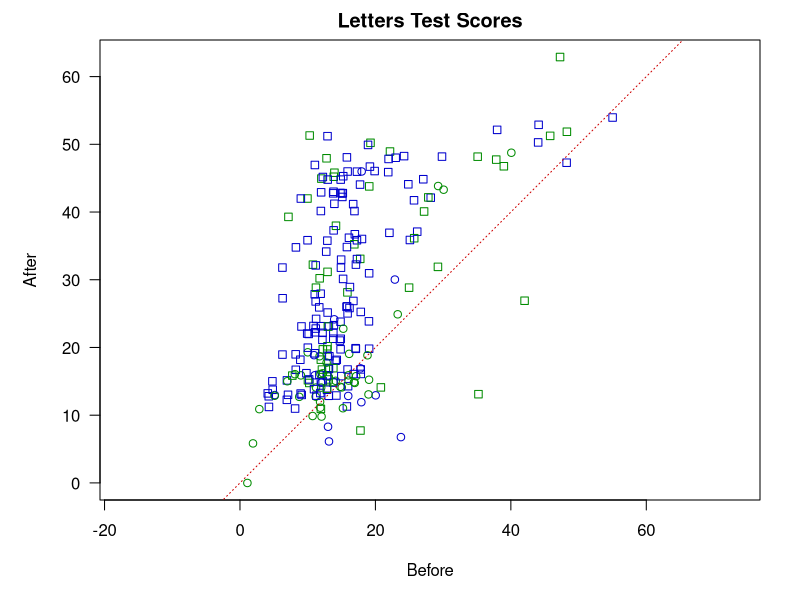
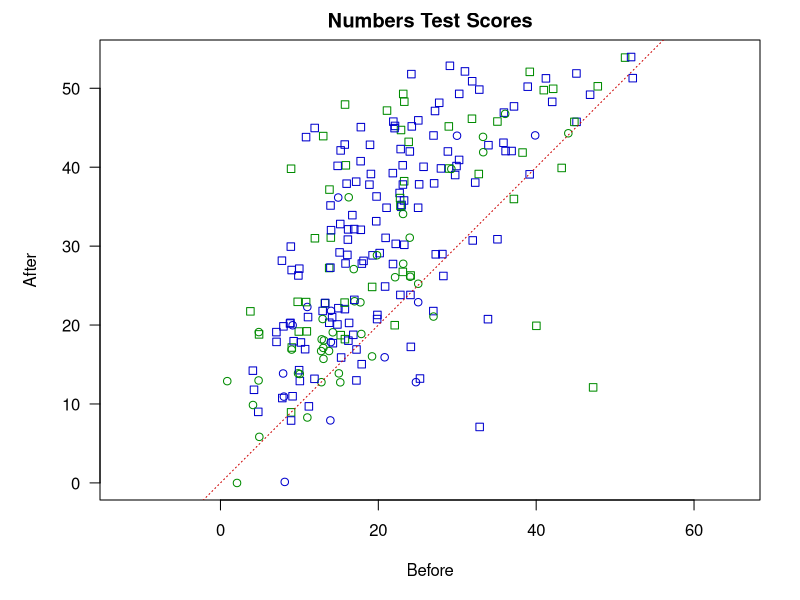

The R source for these figures, in order:
#   SGIA40F15 23/24 
#       Seminar 05
#           Instrumental Variables           
#               Sesame Street Example
#   2024-03-10
#   Juraj Medzihorsky

library(AER) #ivreg command

rm(list=ls())

#   Background: A Sesame Street experiment
#   A randomized experiment, in which some kids were
#   encouraged to watch the educational-entertainment show
#   Sesame Street, and were tested before and after on their
#   letters and numbers skills and knowledge
#   There's several papers, this one is the most relevant
#   for today 
#   https://files.eric.ed.gov/fulltext/ED122800.pdf
#   it's from 1971

sesame <- read.csv('Sesame.csv')

sesame |> dim()

sesame |> head()
#   age     ... in months
#   sex     ... M/F
#   prelet  ... letters test before
#   prenumb ... numbers test before
#   postlet ... letters test after
#   postnumb... numbers test after 
#   encour  ... randomized encouragement
#   regular ... did they watch it regularly

#   what do the outcomes look like?

#   letters test (with a tiny bit of random jitter)
par(mar=c(5,5,2,2), las=1)
set.seed(123)
with(sesame,
     plot(prelet+runif(240, -1,1)*0.3,
          postlet+runif(240, -1,1)*0.3,
          col=ifelse(encour%in%1, 'blue3', 'green4'),
          pch=ifelse(regular%in%1, 0, 1),
          asp=1, main='Letters Test Scores',
          xlab='Before', ylab='After'))
abline(a=0, b=1, col='red3', lty=3, lwd=1)

#   numbers test (with a tiny bit of random jitter)
par(mar=c(5,5,2,2), las=1)
set.seed(123)
with(sesame,
     plot(prenumb+runif(240, -1,1)*0.3,
          postnumb+runif(240, -1,1)*0.3,
          col=ifelse(encour%in%1, 'blue3', 'green4'),
          pch=ifelse(regular%in%1, 0, 1),
          asp=1, main='Numbers Test Scores',
          xlab='Before', ylab='After'))
abline(a=0, b=1, col='red3', lty=3, lwd=1)



#   If we care about the effect of encouragement, as that is
#   what is on the table policy-wise, we can simply use a 
#   diff-in-diff.
#       As usual in the policy domain, we wouldn't care only
#   about the direction of the effect (it would be weird if
#   there was none at all for anyone) but the size, to
#   decide whether the intervention is worth the time, money
#   and effort.

#   Using the difference-in-outcome shortcut
#   without and with age and sex as controls
sesame$diflet <- sesame |> with(postlet-prelet)
sesame$difnumb <- sesame |> with(postnumb-prenumb)

did_let <- lm(diflet ~ 1 + encour, data=sesame)
did_numb <- lm(difnumb ~ 1 + encour, data=sesame)

did_let_c <- lm(diflet ~ 1 + encour + age + sex, data=sesame)
did_numb_c <- lm(difnumb ~ 1 + encour + age + sex, data=sesame)

summary(did_let)$coef['encour', 1:3] |> round(2)
summary(did_numb)$coef['encour', 1:3] |> round(2)

summary(did_let_c)$coef['encour', 1:3] |> round(2)
summary(did_numb_c)$coef['encour', 1:3] |> round(2)


#   But what if we also care about the effect of regularly
#   watching the show itself? Perhaps just to understand, or
#   to promote it more. Then we have the issue that though
#   the encouragement was randomized, some kids would or
#   wouldn't watch  it anyway

#   Did the encouragement work?
#   It was randomized, so we can simply:
lm(regular ~ 1 + encour, data=sesame) |> summary() |>
    {\(x) x$coef['encour', 1:3]}() |> round(2)

#   That's a large point estimate with a narrow 95% interval
#   +.36 (0.26, 0.46)
#   So, if you just want to encourage kids to watch the show
#   it works. But does the show deliver the education
#   outcomes?

#   Let's start with the Z-by-D table with a principal
#   stratification.
#
#   Type            D(Z=0)   D(Z=1)   
#   Always-takers       1       1     
#   Compliers           0       1         
#   Never-takers        0       0     
#   Defiers             0       0     

zdtab <- with(sesame, table(encour, regular))

#   and we only care about the proportions
zdprop <- zdtab/sum(zdtab)

#   let's inspect it in rounder percents
round(1e2*zdprop)

#   The table only has three parameters, because
#   it sums up to 1 (100%). Once you know three of the cells
#   you know exactly what's in the fourth one. 

#       Z   D   Types                   P(D,Z)
#       0   0   Never-takers, Compliers  .17
#       0   1   Always-takers, Defiers   .20
#       1   0   Never-takers, Defiers    .06
#       1   1   Always-takers, Compliers .57

#   We can bring partial identification into the picture,
#   and compute sharp bounds, a.k.a. Manski bounds on the
#   proportions of the four classes.
#   Let's start with  only always true assumptions.

#   Always-true sharp bounds on type frequencies:
#   Type                Min       Max   
#   Always-takers        0    .20 +  .57 =  .77 
#   Compliers            0    .17 +  .57 =  .74  
#   Never-takers         0    .06 +  .17 =  .23
#   Defiers              0    .06 +  .20 =  .26


#   Conventionally, we assume 
#       a)  that there are no defiers, 
#       b)  that the encouragement was successfully
#           randomized 

#   How does a) no defiers change the bounds?
#   Always-true sharp bounds:
#   Type                Min         Max   
#   Always-takers         .20       .77 
#   Compliers            0          .74  
#   Never-takers          .06       .23
#   Defiers              0         0

#   Those are still substantial ranges.

#   Assumption a) tells us that 
#       -   there are only Always-takers in the second row 
#           of the first column
#       -   there are only Never-takers in the first row of
#           the second column
#   Assumption b) tells us that (asymptotically), we can
#   expect 
#       -   the number of Never-takers to be the same in
#           both rows of the first column
#       -   the number of Always-takers to be the same in
#           both rows of the second column
#   Taken together we can try computing the numbers by
#   hand from the table: 
#
#       Z   D   Types                   P(D,Z)
#       0   0   Never-takers, Compliers  .17
#       0   1   Always-takers            .20
#       1   0   Never-takers             .06
#       1   1   Always-takers, Compliers .57
#
#   There are only two cells with two classes now. One thing
#   to remember is that the rows (Z-allocation) are not
#   uniform:
pz <- rowSums(zdprop)
round(1e2*pz)

#   Try to get the P[Complier] from cells (0,0) and (1,0)
#   about 36%
(zdprop['0','0']/pz['0'] - zdprop['1','0']/pz['1']) |>
    round(2)
#   now from cells (1,1) and (0,1)
#   also about 36%
(zdprop['1','1']/pz['1'] - zdprop['0','1']/pz['0']) |>
    round(2)
#   I.e. under these (admittedly possibly false) assumptions
#   we can take the estimate of
#       E[D(Z=1)] - E[D(Z=0)] 
#   to be the proption of compliers
lm(regular ~ 1 + encour, data=sesame) |> summary() |>
    {\(x) x$coef['encour', 1:3]}() |> round(2)

#   What are the sharp Manski bounds on this "OLS" estimate
#   of the ATE of Z on D?
c('lo'=-(zdprop['0','1']+zdprop['1','0']), 
  'hi'=(zdprop['0','0']+zdprop['1','1'])) |> round(2)
#   In such cases the basic bounds are always wide 1:
#      lo    hi 
#   -0.26  0.74 
#   But we also know that it is not possible for a negative
#   proportion of compliers to exist [old joke about a
#   closed hot dog stand]. So we can narrow it down to
#      lo    hi 
#    0.    0.74 
#   Which is the same thing that we already got here
#
#   Always-true sharp bounds on type frequencies:
#   Type                Min       Max   
#   Always-takers        0    .20 +  .57 =  .77 
#   Compliers            0    .17 +  .57 =  .74  
#   Never-takers         0    .06 +  .17 =  .23
#   Defiers              0    .06 +  .20 =  .26
#
#   And as we already saw the no-defiers assumption does not
#   narrow them down further.


#   ========================================================
#   Now let's compute the IV estimates

# 2-step "by hand":
# 1st stage again (proportion of compliers)
fit_s1 <- lm(regular ~ encour, data = sesame)

summary(fit_s1)$coef['encour',1:3] |> round(2)

# 2nd stage (ITT, Intention to Treat)
fit_s2_numb <- lm(postnumb ~ encour, data = sesame)
fit_s2_let <- lm(postlet ~ encour, data = sesame)

summary(fit_s2_numb)$coef['encour',1:3] |> round(2)
summary(fit_s2_let)$coef['encour',1:3] |> round(2)

# Wald estimator
iv_numb_1 <- coef(fit_s2_numb)['encour'] / coef(fit_s1)['encour']
iv_let_1 <- coef(fit_s2_let)['encour'] / coef(fit_s1)['encour']

#   the LATE estimates
iv_numb_1 |> round(2)
iv_let_1 |> round(2)

## two-stage least squares
# numbers outcome
iv_numb_2 <- ivreg(postnumb ~ regular | encour, data = sesame)
iv_let_2 <- ivreg(postlet ~ regular | encour, data = sesame)

#   the LATE estimates
summary(iv_numb_2)$coef['regular',1:3] |> round(2)
summary(iv_let_2)$coef['regular',1:3] |> round(2)

#   the ITT effects are smaller than the LATE
summary(did_let)$coef['encour', 1:3] |> round(2)
summary(did_numb)$coef['encour', 1:3] |> round(2)

#   OK, but what do those numbers mean substantively?
with(sesame, sd(postnumb)) |> round(2)
with(sesame, sd(postlet)) |> round(2)

#   The SDs in the after-treatment test scores are about 13
with(sesame, sd(postnumb)) |> round(2)
with(sesame, sd(postlet)) |> round(2)

#  about half the SD for numbers, 0.6 for letters 
(iv_numb_1/with(sesame, sd(postnumb))) |> round(2)
(iv_let_1/with(sesame, sd(postlet))) |> round(2)

#   How about a (cowboy) placebo test?
#   Pre-treatment test scores should not be affecte by D*
#   as that happened afterwards:

#   one of the placebo estimate is large, but check the SE
iv_numb_2p <- ivreg(prenumb ~ regular | encour, data = sesame)
iv_let_2p <- ivreg(prelet ~ regular | encour, data = sesame)
summary(iv_numb_2p)$coef['regular',1:3] |> round(2)
summary(iv_let_2p)$coef['regular',1:3] |> round(2)

#   let's try SUR for completeness:
library(systemfit)

sur_numb <- systemfit(list(postnumb~regular, regular~encour), 
                      data=sesame, method='SUR',
                      control=systemfit.control(maxiter=1e4))
sur_let <- systemfit(list(postlet~regular, regular~encour), 
                     data=sesame, method='SUR',
                     control=systemfit.control(maxiter=1e4))

#   same point estimate but very different SE
#   again, much smaller SEs, which isn't necessarily a good
#   thing unless one is a p-hacker
summary(sur_numb)$coefficients[2,1:3] |> round(2)
summary(sur_let)$coefficients[2,1:3] |> round(2)

#   ________________________________________________________
